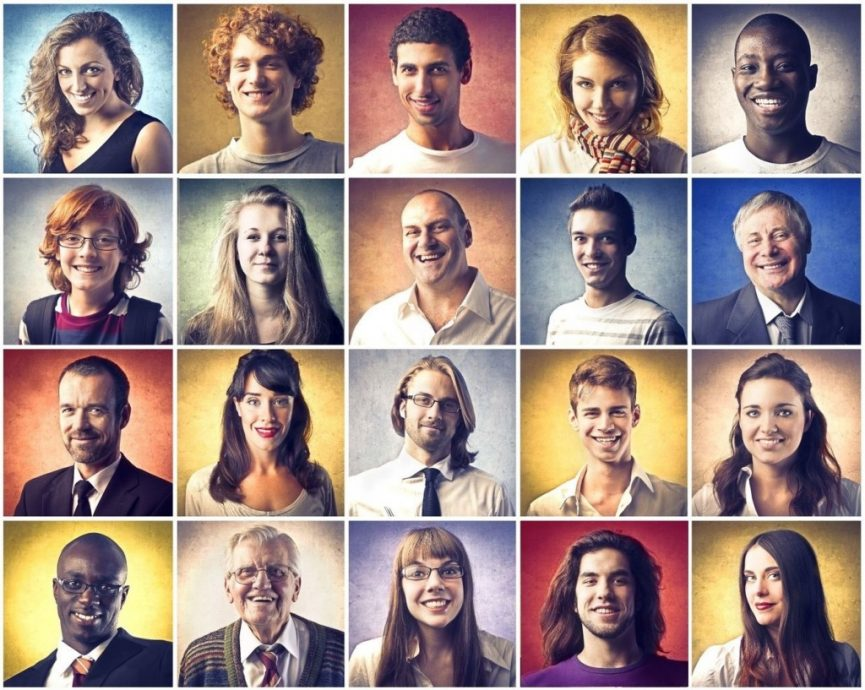
#> input picture face.jpg, 865 x 690 px, found by its file name
$ python face.py
#> lines starting #> are read from the running program, lines starting #| are printed output that depends on the picture; after the words box and inside, x2 and y2 are one past the last pixel; in counts of white or black regions, pixels touching at a corner belong together
import numpy as np
import cv2

face_cascade = cv2.CascadeClassifier('C:\\Users\\divya\\Downloads\\opencv\\sources\\data\\haarcascades_GPU\\haarcascade_frontalface_default.xml')
eye_cascade = cv2.CascadeClassifier('C:\\Users\\divya\\Downloads\\opencv\\sources\\data\\haarcascades_GPU\haarcascade_eye.xml')

img = cv2.imread('Face.jpg')
#> img is the input picture: shape (690, 865, 3); mean B, G, R 132.7, 137.8, 158.5
img = cv2.resize(img,(600,500))
#> img: shape (500, 600, 3)
gray = cv2.cvtColor(img, cv2.COLOR_BGR2GRAY)
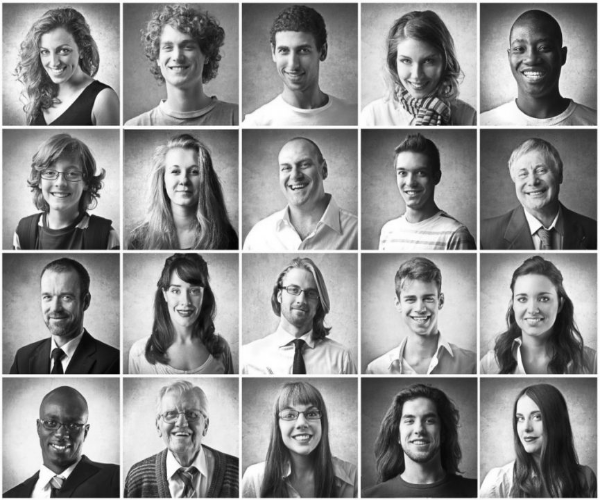
#> gray: shape (500, 600); min 3, max 255, mean 143.3

faces = face_cascade.detectMultiScale(gray, 1.3, 5)
#> faces = 16 rows, first 6: [160, 152, 50, 50], [505, 401, 46, 46], [151, 26, 54, 54], [32, 31, 52, 52], [265, 29, 59, 59], [389, 40, 56, 56]
for [x,y,w,h] in faces:
    img = cv2.rectangle(img,(x,y),(x+w,y+h),(255,0,0),2)
    roi_gray = gray[y:y+h, x:x+w]
    roi_color = img[y:y+h, x:x+w]
    eyes = eye_cascade.detectMultiScale(roi_gray)
    for (ex,ey,ew,eh) in eyes:
        cv2.rectangle(roi_color,(ex,ey),(ex+ew,ey+eh),(0,255,0),2)
#> this loop made 16 passes
#> (x, y, w, h) on passes 1, 2, 3, 6, 7, 8, 9, 10, 11, 13, 14, 15: (160, 152, 50, 50), (505, 401, 46, 46), (151, 26, 54, 54), (389, 40, 56, 56), (385, 153, 51, 51), (158, 272, 51, 51), (276, 272, 52, 52), (27, 273, 60, 60), (393, 279, 52, 52), (391, 397, 57, 57), (500, 23, 64, 64), (505, 149, 57, 57)
#> (x, y, w, h, eyes) on passes 4, 5, 12: (32, 31, 52, 52, [[20, 8, 22, 22]]), (265, 29, 59, 59, [[29, 12, 21, 21], [10, 10, 22, 22]]), (505, 275, 59, 59, [[27, 13, 22, 22]])
#> pass 1, `img = cv2.rectangle(img,(x,y),(x+w,y+h),(255,0,0),2)`:
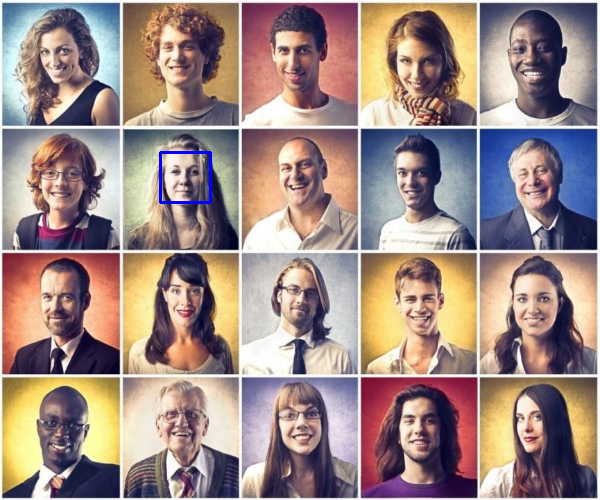
#> img: shape (500, 600, 3); mean B, G, R 132.9, 137.4, 158.1
#> pass 1, `roi_color = img[y:y+h, x:x+w]`:
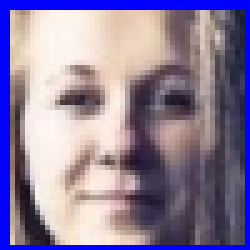
#> roi_color: shape (50, 50, 3) (shown 5 times larger); mean B, G, R 157.3, 127, 141.1
#> pass 2, `img = cv2.rectangle(img,(x,y),(x+w,y+h),(255,0,0),2)`:
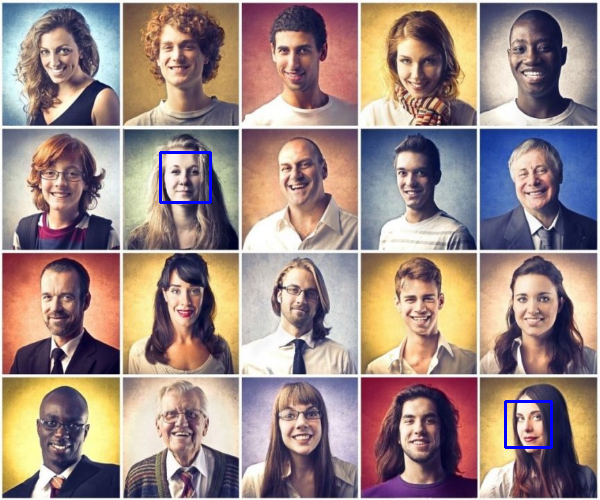
#> img: shape (500, 600, 3); 0.18% of pixels changed, all inside (x1, y1, x2, y2) = (504, 400, 553, 449)
#> after the loop:
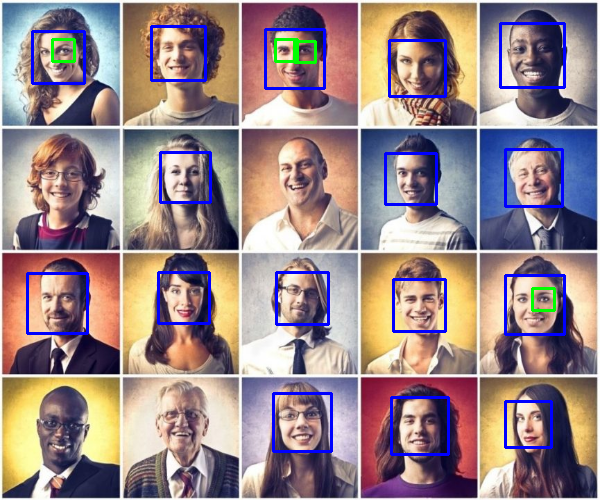
#> img: shape (500, 600, 3); 3.44% of pixels changed, all inside (x1, y1, x2, y2) = (26, 22, 566, 456)
#> after the loop:
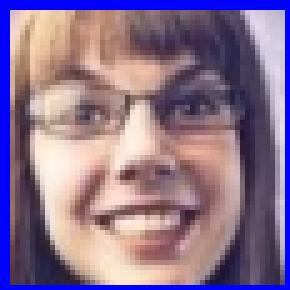
#> roi_color: shape (58, 58, 3) (shown 5 times larger); mean B, G, R 142.9, 115.3, 139.6
#> after the loop:
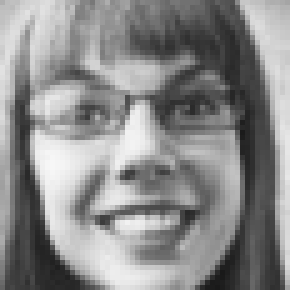
#> roi_gray: shape (58, 58) (shown 5 times larger); min 25, max 247, mean 139

cv2.imshow('img',img)
cv2.waitKey(0)
cv2.destroyAllWindows()
